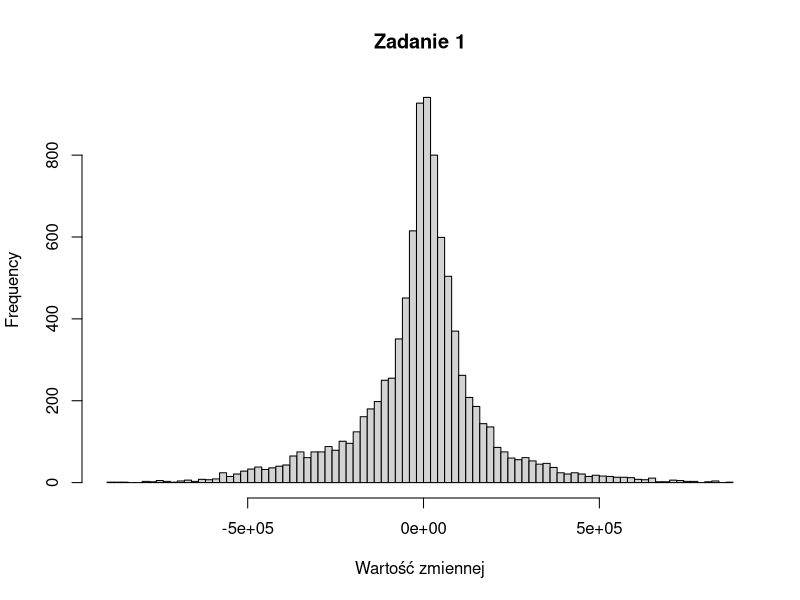

This chart was generated by the following R code:
## ---- chunk 1
data <- read.table("out.txt", header=F)
hist(data[,1], 100, xlab="Wartość zmiennej", main="Zadanie 1")
